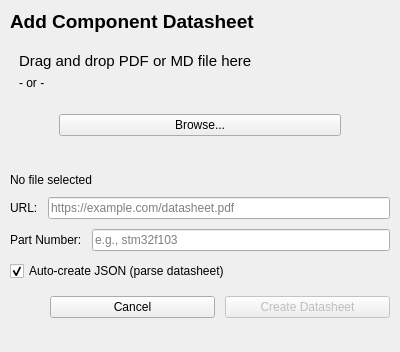
<?xml version="1.0" encoding="UTF-8"?>
<ui version="4.0">
 <class>Form</class>
 <widget class="QWidget" name="Form">
  <property name="geometry">
   <rect>
    <x>0</x>
    <y>0</y>
    <width>400</width>
    <height>352</height>
   </rect>
  </property>
  <property name="windowTitle">
   <string>Add Datasheet</string>
  </property>
  <layout class="QVBoxLayout" name="main_layout">
   <property name="spacing">
    <number>10</number>
   </property>
   <property name="leftMargin">
    <number>10</number>
   </property>
   <property name="topMargin">
    <number>10</number>
   </property>
   <property name="rightMargin">
    <number>10</number>
   </property>
   <property name="bottomMargin">
    <number>10</number>
   </property>
   <item>
    <widget class="QLabel" name="title_label">
     <property name="font">
      <font>
       <pointsize>14</pointsize>
       <bold>true</bold>
      </font>
     </property>
     <property name="text">
      <string>Add Component Datasheet</string>
     </property>
    </widget>
   </item>
   <item>
    <widget class="QFrame" name="drop_frame">
     <property name="minimumSize">
      <size>
       <width>0</width>
       <height>120</height>
      </size>
     </property>
     <property name="frameShape">
      <enum>QFrame::NoFrame</enum>
     </property>
     <property name="lineWidth">
      <number>2</number>
     </property>
     <layout class="QVBoxLayout" name="drop_frame_layout">
      <item>
       <widget class="QLabel" name="drop_label">
        <property name="font">
         <font>
          <pointsize>11</pointsize>
         </font>
        </property>
        <property name="text">
         <string>Drag and drop PDF or MD file here</string>
        </property>
       </widget>
      </item>
      <item>
       <widget class="QLabel" name="or_label">
        <property name="text">
         <string>- or -</string>
        </property>
       </widget>
      </item>
      <item>
       <layout class="QHBoxLayout" name="browse_layout">
        <item>
         <spacer name="browse_spacer_left">
          <property name="sizeHint" stdset="0">
           <size>
            <width>40</width>
            <height>20</height>
           </size>
          </property>
         </spacer>
        </item>
        <item>
         <widget class="QPushButton" name="browse_pushbutton">
          <property name="text">
           <string>Browse...</string>
          </property>
         </widget>
        </item>
        <item>
         <spacer name="browse_spacer_right">
          <property name="sizeHint" stdset="0">
           <size>
            <width>40</width>
            <height>20</height>
           </size>
          </property>
         </spacer>
        </item>
       </layout>
      </item>
     </layout>
    </widget>
   </item>
   <item>
    <widget class="QLabel" name="selected_file_label">
     <property name="text">
      <string>No file selected</string>
     </property>
    </widget>
   </item>
   <item>
    <layout class="QHBoxLayout" name="url_layout">
     <item>
      <widget class="QLabel" name="url_label">
       <property name="text">
        <string>URL:</string>
       </property>
      </widget>
     </item>
     <item>
      <widget class="QLineEdit" name="url_lineedit">
       <property name="placeholderText">
        <string>https://example.com/datasheet.pdf</string>
       </property>
      </widget>
     </item>
    </layout>
   </item>
   <item>
    <layout class="QHBoxLayout" name="name_layout">
     <item>
      <widget class="QLabel" name="name_label">
       <property name="text">
        <string>Part Number:</string>
       </property>
      </widget>
     </item>
     <item>
      <widget class="QLineEdit" name="part_number_lineedit">
       <property name="placeholderText">
        <string>e.g., stm32f103</string>
       </property>
      </widget>
     </item>
    </layout>
   </item>
   <item>
    <widget class="QCheckBox" name="autocreate_json_checkbox">
     <property name="text">
      <string>Auto-create JSON (parse datasheet)</string>
     </property>
     <property name="checked">
      <bool>true</bool>
     </property>
    </widget>
   </item>
   <item>
    <spacer name="bottom_spacer">
     <property name="sizeHint" stdset="0">
      <size>
       <width>20</width>
       <height>20</height>
      </size>
     </property>
    </spacer>
   </item>
   <item>
    <layout class="QHBoxLayout" name="button_layout">
     <item>
      <spacer name="button_spacer">
       <property name="sizeHint" stdset="0">
        <size>
         <width>40</width>
         <height>20</height>
        </size>
       </property>
      </spacer>
     </item>
     <item>
      <widget class="QPushButton" name="cancel_pushbutton">
       <property name="text">
        <string>Cancel</string>
       </property>
      </widget>
     </item>
     <item>
      <widget class="QPushButton" name="create_pushbutton">
       <property name="enabled">
        <bool>false</bool>
       </property>
       <property name="text">
        <string>Create Datasheet</string>
       </property>
      </widget>
     </item>
    </layout>
   </item>
   <item>
    <widget class="QLabel" name="status_label">
     <property name="text">
      <string/>
     </property>
    </widget>
   </item>
  </layout>
 </widget>
 <resources/>
 <connections/>
</ui>
